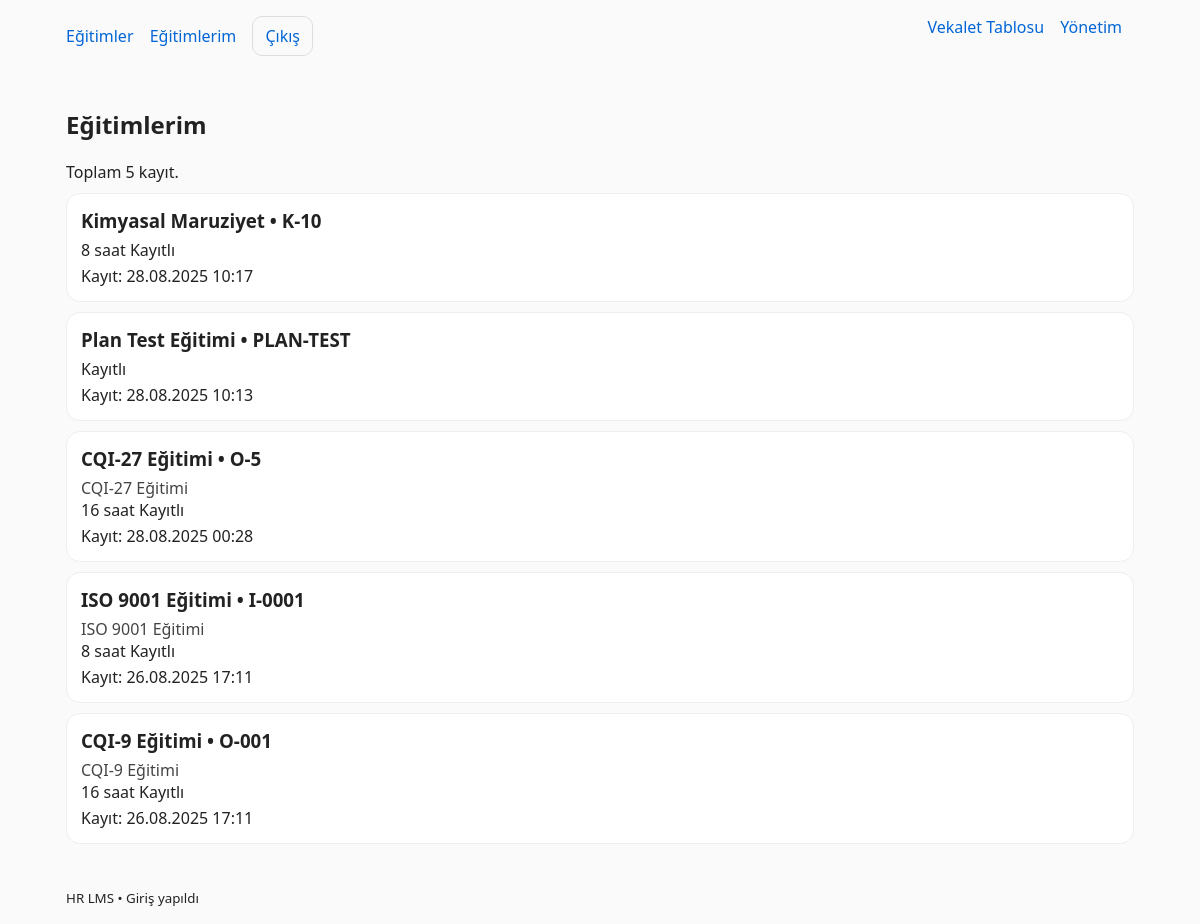
Page /mine/ (signed in) on the committed database.
### trainings/models.py (models this page shows, shortened)
class Enrollment(models.Model):
    STATUS_CHOICES = (
        ("enrolled", "Kayıtlı"),
        ("completed", "Tamamlandı"),
        ("cancelled", "İptal"),
    )
    user = models.ForeignKey(
        settings.AUTH_USER_MODEL,
        on_delete=models.CASCADE,
        related_name="enrollments",
        verbose_name="Kullanıcı",
    )
    training = models.ForeignKey(
        "trainings.Training",
        on_delete=models.CASCADE,
        related_name="enrollments",
        verbose_name="Eğitim",
    )
    status = models.CharField("Durum", max_length=12, choices=STATUS_CHOICES, default="enrolled")
    is_passed = models.BooleanField("Başarılı mı?", default=False)
    completed_at = models.DateTimeField("Tamamlanma", null=True, blank=True)
    created_at = models.DateTimeField("Oluşturulma", default=timezone.now)
    class Meta:
        verbose_name = "Katılım"
        verbose_name_plural = "Katılımlar"
        indexes = [
            models.Index(fields=["user", "training"]),
            models.Index(fields=["status"]),
        ]

class Training(models.Model):
    title = models.CharField("Başlık", max_length=200)
    code = models.CharField("Kod", max_length=50, blank=True, null=True)
    description = models.TextField("Açıklama", blank=True)
    duration_hours = models.PositiveIntegerField("Süre (saat)", blank=True, null=True)
    is_active = models.BooleanField("Aktif mi?", default=True)
    created_at = models.DateTimeField("Oluşturulma", default=timezone.now)
    updated_at = models.DateTimeField(auto_now=True)
    class Meta:
        verbose_name = "Eğitim"
        verbose_name_plural = "Eğitimler"
        ordering = ["title"]
        indexes = [models.Index(fields=["is_active"])]

### trainings/views.py (the view)
# urls.py: path("mine/", my_trainings, name="mine"),
@login_required
def my_trainings(request):
    qs = []
    if Enrollment:
        qs = (Enrollment.objects
              .filter(user=request.user)
              .select_related("training")
              .order_by("-id"))
    return render(request, "trainings/my_trainings.html", {"enrollments": qs})

### templates/trainings/my_trainings.html (shortened to what this page needs)
{% extends "base.html" %}
{% block content %}
  <section class="hero">
    <h1>Eğitimlerim</h1>
    <div class="muted">Toplam {{ enrollments|length }} kayıt.</div>
  </section>
  {% if enrollments %}
    <div class="grid">
      {% for e in enrollments %}
        <article class="card hover">
          <h3 style="margin:0 0 6px">
            {{ e.training.title }}
            {% if e.training.code %}
              <span class="subtitle">• {{ e.training.code }}</span>
            {% endif %}
          </h3>
          {% if e.training.description %}
            <div style="color:#444">{{ e.training.description|truncatechars:180 }}</div>
          {% endif %}
          <div class="meta">
            {% if e.training.duration_hours %}
              <span class="pill">{{ e.training.duration_hours }} saat</span>
            {% endif %}
            {% if e.status %}
              {% if e.status == "enrolled" %}
                <span class="pill warn">Kayıtlı</span>
              {% elif e.status == "completed" %}
                <span class="pill success">Tamamlandı</span>
              {% elif e.status == "failed" %}
                <span class="pill" style="border-color:#ffc1c1;background:#ffe8e8;color:#7a1b1b">Başarısız</span>
              {% else %}
                <span class="pill">{{ e.get_status_display }}</span>
              {% endif %}
            {% else %}
              <span class="pill">Durum yok</span>
            {% endif %}
          </div>
          <div class="meta" style="margin-top:4px">
            {% if e.created_at %}
              <span class="pill">Kayıt: {{ e.created_at|date:"d.m.Y H:i" }}</span>
            {% endif %}
          </div>
        </article>
      {% endfor %}
    </div>
  {% else %}
    <div class="card empty">
      Henüz kayıtlı bir eğitiminiz yok.
      <a href="{% url 'home' %}">Kataloğa göz atın</a>.
    </div>
  {% endif %}
{% endblock %}

### templates/base.html (shortened to what this page needs)
<!doctype html>
<html lang="tr">
  <head>
  </head>
  <body>
    <header>
      <nav>
        <a href="{% url 'home' %}">Eğitimler</a>
        {% if request.user.is_authenticated %}
          <a href="{% url 'mine' %}">Eğitimlerim</a>
          <form class="inline" method="post" action="{% url 'logout' %}">
            <button type="submit" class="btn">Çıkış</button>
          </form>
        {% else %}
          <a href="{% url 'login' %}" class="btn">Giriş</a>
        {% endif %}
        <span class="nav-right">
          {% if request.user.is_staff or request.user.is_superuser %}
            <a href="{% url 'delegations:matrix' %}">Vekalet Tablosu</a>
          {% endif %}
          <a href="/admin/">Yönetim</a>
        </span>
      </nav>
    </header>
    <main>
      {% block content %}{% endblock %}
    </main>
    <footer>
      <small>HR LMS • {{ request.user.is_authenticated|yesno:"Giriş yapıldı,Anonim" }}</small>
    </footer>
  </body>
</html>

### templates/base.html (style rules this page uses)
:root { --bg:#fafafa; --fg:#222; --muted:#666; --link:#0366d6; --card:#fff; --bd:#eee; --bd2:#ddd; --ok:#10b981; --warn:#f59e0b; --err:#ef4444; }
* { box-sizing:border-box }
body { font-family:system-ui,-apple-system,Segoe UI,Roboto,Ubuntu,"Helvetica Neue",Arial,sans-serif;margin:0;background:var(--bg);color:var(--fg) }
header,main,footer { max-width:1100px;margin:0 auto;padding:16px }
a { color:var(--link);text-decoration:none }
nav a, nav form button { margin-right:12px;text-decoration:none;color:var(--link);background:none;border:none;cursor:pointer;font:inherit }
.btn { display:inline-block;padding:8px 12px;border:1px solid var(--bd2);border-radius:10px;text-decoration:none }
.card { background:var(--card);border:1px solid var(--bd);border-radius:14px;padding:14px;margin:10px 0;transition:box-shadow .15s ease, transform .05s ease }
.inline { display:inline }
.nav-right { float:right }
header nav::after { content:"";display:block;clear:both }

### rows in the picture
Enrollment: training "Kimyasal Maruziyet", training.code "K-10", training.duration_hours "8", status "Kayıtlı", created_at "28.08.2025 10:17"
Enrollment: training "Plan Test Eğitimi", training.code "PLAN-TEST", status "Kayıtlı", created_at "28.08.2025 10:13"
Enrollment: training "CQI-27 Eğitimi", training.code "O-5", training.description "CQI-27 Eğitimi", training.duration_hours "16", status "Kayıtlı", created_at "28.08.2025 00:28"
Enrollment: training "ISO 9001 Eğitimi", training.code "I-0001", training.description "ISO 9001 Eğitimi", training.duration_hours "8", status "Kayıtlı", created_at "26.08.2025 17:11"
Enrollment: training "CQI-9 Eğitimi", training.code "O-001", training.description "CQI-9 Eğitimi", training.duration_hours "16", status "Kayıtlı", created_at "26.08.2025 17:11"

### other values in the picture
{{ enrollments|length }} "5"
{{ request.user.is_authenticated|yesno:"Giriş yapıldı,Anonim" }} "Giriş yapıldı"
